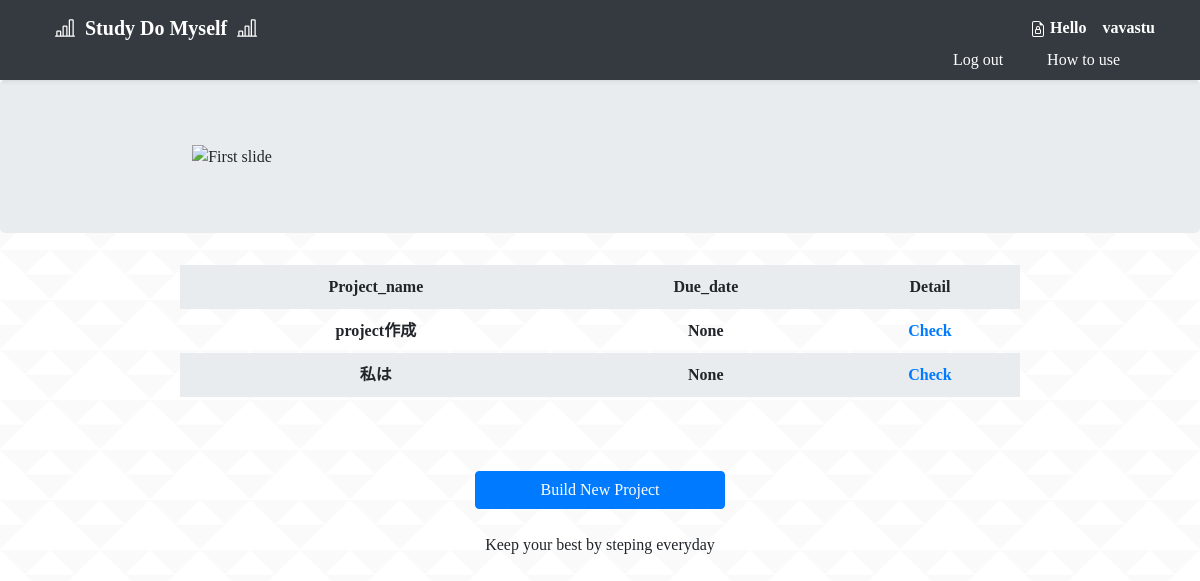
Page /mypage/ (signed in) on the earlier database version.
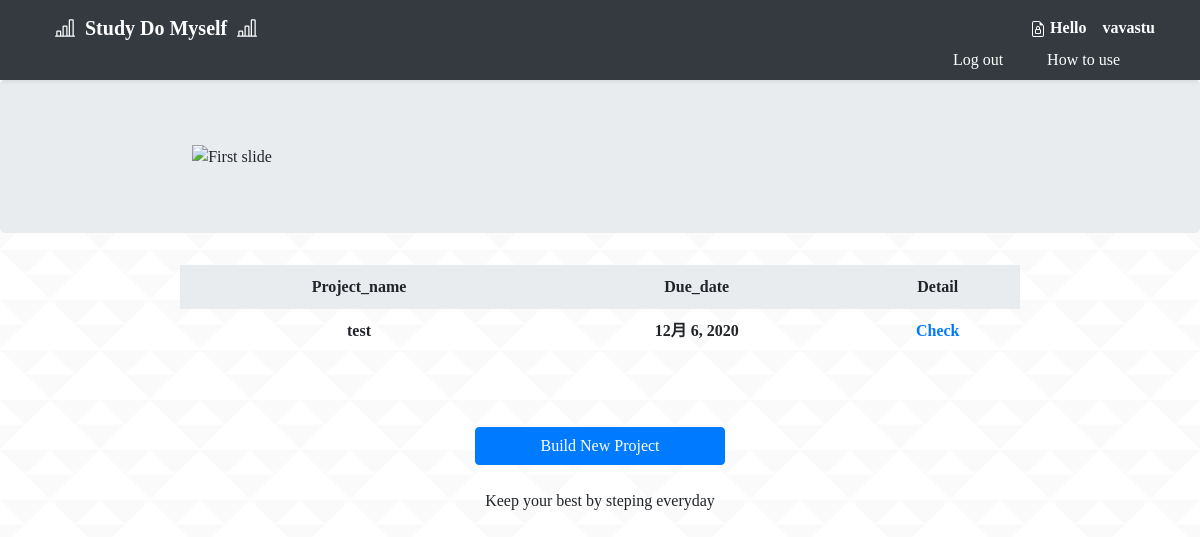
Same page on the later database version.
### studyapp/models.py (models this page shows, shortened)
class Project(models.Model):
    author = models.ForeignKey(settings.AUTH_USER_MODEL, on_delete=models.CASCADE)
    project_name = models.CharField('プロジェクト名', max_length=200, blank=False)
    description = models.TextField('目標', blank=False)
    expenses_item = models.CharField('経費項目', max_length=200, blank=True)
    expenses = models.CharField('経費', max_length=200, blank=True)
    build_date = models.DateField(verbose_name='作成日', blank=True, default=timezone.datetime.today())
    due_date = models.DateField(verbose_name='設定日', blank=True, null=True)

### studyapp/views.py (the view)
# urls.py: path('mypage/', mypage, name='mypage'),
def mypage(request):
    projects = Project.objects.filter(build_date__lte=timezone.now()).order_by('due_date')
    return render(request, 'mypage.html', {'projects':projects})

### templates/mypage.html (shortened to what this page needs)
{% extends 'base.html' %}
{% load static %}
{% block content %}
<!doctype html>
<html lang="ja">
<head>
  <link rel="stylesheet" href="{% static 'css/mypage.css' %}">
</head>
<body>
  <header>
    <div class="navbar navbar-dark bg-dark shadow-sm">
      <div class="container d-flex justify-content-between">
        <a href="{% url 'mypage' %}" class="navbar-brand d-flex align-items-center">
          <strong>Study Do Myself</strong>
        </a>
        <div class="user-name">
          {% if user.is_authenticated %}
          <strong>Hello　{{ user.username }}</strong>
          {% endif %}
        </div>
        <div class="container-fluid">
          <div class="menu-item active">
            {% if user.is_authenticated %}
            <a href="{% url 'logout' %}">Log out</a>
            <a href="">How to use</a>
            {% endif %}
          </div>
        </div>
      </div>
    </div>
  </header>
  <main role="main">
    <section class="jumbotron text-center">
      <div class="carousel slide" data-ride="carousel" style="width:400px">
        <div class="carousel-inner">
          <div class="carousel-item active">
            <img src="slide1.png" alt="First slide">
          </div>
        </div>
      </div>
    </section>
    {% if user.is_authenticated %}
    <div class=contents>
      <table>
        <tr class='term'>
          <th> Project_name </th>
          <th> Due_date </th>
          <th> Detail </th>
        </tr>
        {% for project in projects %}
          {% if request.user.id == project.author.id %}
          <tr class='items'>
           <th> {{ project.project_name }} </th>
           <th> {{ project.due_date }} </th>
           <th> <a href="{% url 'project_detail' pk=project.id %}">Check </th>
          </tr>
          {% endif %}
        {% endfor %}
      </table>
      {% endif %}
      <br>
      <div class="container-fluid mx-auto" style="width:300px;">
        <a class="btn btn-primary" style="width:250px; margin-right:auto; margin-left:auto;" href="{% url 'project' %}"
          role="button">Build New Project</a>
      </div>
    </div>
  </main>
  <br>
  <footer>
    <div class="container-fluid" style="margin-right:auto; margin-left:auto; width:300px;">
      Keep your best by steping everyday
    </div>
  </footer>
</body>
</html>
{% endblock content %}

Differences in the rows shown:
removed Project: project_name "project作成", due_date "None"
removed Project: project_name "私は", due_date "None"
added Project: project_name "test", due_date "12月 6, 2020"
